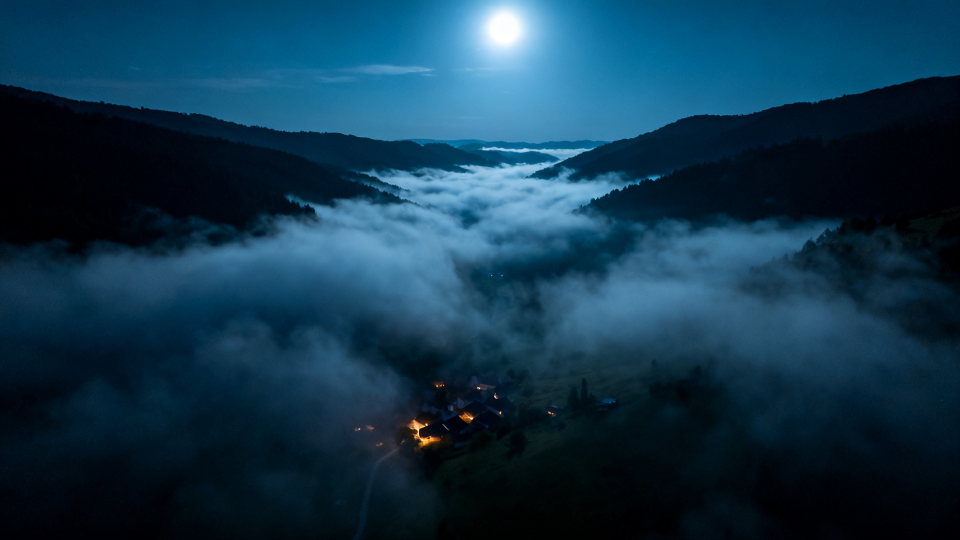
#> input picture village/frames_ai/001.jpg, 1920 x 1080 px (shown at 1/2 size)
$ python -i assemble.py   (imports and definitions only)
#> lines starting #> are read from the running program, lines starting #| are printed output that depends on the picture
#!/usr/bin/env python3
"""
«Село, якого немає на жодній карті» — збирання слайд-шоу з 119 кадрів.

Бере картинки frames/001.jpg … frames/119.jpg і файл озвучки, ставить кожен
кадр під своє речення й рендерить 1920×1080 / 30 fps відео з рухом камери
(наїзд, від'їзд, панорами, нахили, «ручна» камера в погоні), мерехтінням
світла (свічки, ліхтарі), плавними переходами, затемненням на початку
розділів, віньєткою й плівковим зерном, тихим ембієнтом під голосом.

Використання:
    python3 assemble.py                         # усе за замовчуванням
    python3 assemble.py --voice my_voice.mp3    # інший файл озвучки
    python3 assemble.py --timings out/timings.csv   # ручні таймінги
    python3 assemble.py --scale 0.5             # швидкий чорновий рендер
    python3 assemble.py --preview 12 95.5       # PNG-кадри на 12 с і 95.5 с

Якщо озвучки немає — тривалість кожного кадру оцінюється за довжиною
речення (2–5 с). Якщо картинки немає — малюється заглушка з номером і
текстом, тож відео можна зібрати й перевірити ще до генерації картинок.

Після кожного запуску пишеться out/timings.csv (номер, початок, кінець,
текст). Якщо автоматичне вирівнювання десь промахнулося, виправ час у
цьому файлі й запусти з --timings out/timings.csv.
"""
import argparse
import csv
import math
import os
import re
import shutil
import subprocess
import sys
from multiprocessing import Pool

import numpy as np
from PIL import Image, ImageDraw, ImageFont
from scipy.io import wavfile
from scipy.signal import butter, sosfilt

try:  # OpenCV у ~20 разів швидший за PIL для зсуву/масштабу кадру
    import cv2
except ImportError:
    cv2 = None

HERE = os.path.dirname(os.path.abspath(__file__))
FPS = 30
W, H = 1920, 1080
XFADE = 0.5          # звичайний перехід між кадрами, с
CHAPTER_DIP = 1.2    # перехід через чорне перед розділом, с
INTRO_FADE = 1.2
OUTRO_HOLD = 2.5     # останній кадр після голосу, с
OUTRO_FADE = 2.0
SR = 48000
VOWELS = set("аеєиіїоуюяАЕЄИІЇОУЮЯ")


# --------------------------------------------------------------------------
# Сценарій
# --------------------------------------------------------------------------
# [147 lines left out: functions load_shots, syllables, probe_duration, detect_silences, align_to_voice, estimate_without_voice and 2 more, not called in this run]


# --------------------------------------------------------------------------
# Рух камери й світло
# --------------------------------------------------------------------------
LIGHT_WORDS = ("candle", "lantern", "flame", "flashlight", "fire")
RUN_SHOTS = set(range(73, 84))


# [70 lines left out: functions plan_motion, camera, noise1, not called in this run]


# --------------------------------------------------------------------------
# Картинки
# --------------------------------------------------------------------------
PALETTE = {  # фон заглушок за розділами
    0: ((24, 34, 40), (70, 80, 72)), 1: ((40, 44, 38), (110, 104, 80)),
    2: ((46, 30, 16), (150, 98, 46)), 3: ((40, 26, 14), (140, 90, 40)),
    4: ((12, 20, 40), (60, 80, 120)), 5: ((14, 18, 34), (90, 70, 50)),
    6: ((20, 16, 30), (80, 70, 100)), 7: ((50, 44, 52), (170, 150, 140)),
}


def chapter_index(shots, i):
    return sum(1 for s in shots[: i + 1] if s["chapter"])


# [45 lines left out: functions font, placeholder, find_image, not called in this run]


# --------------------------------------------------------------------------
# Рендер
# --------------------------------------------------------------------------
G = {}  # стан воркера


# [9 lines left out: function worker_init, not called in this run]


def source(i):
    c = G["cache"]
    if i in c:
        return c[i]
    if len(c) > 6:
        c.pop(next(iter(c)))
    s = G["shots"][i]
    p = find_image(G["frames"], s["num"])
    img = Image.open(p).convert("RGB") if p else placeholder(s, chapter_index(G["shots"], i))
    # cover-кроп до 16:9 і запас роздільності під наїзд
    tw, th = int(G["ow"] * 1.2), int(G["oh"] * 1.2)
    sw, sh = img.size
    sc = max(tw / sw, th / sh)
    img = img.resize((max(tw, round(sw * sc)), max(th, round(sh * sc))), Image.LANCZOS)
    l, t = (img.width - tw) // 2, (img.height - th) // 2
    img = img.crop((l, t, l + tw, t + th))
    if cv2 is not None:
        img = np.ascontiguousarray(np.asarray(img))
    c[i] = img
    return img


# [232 lines left out: functions shot_frame, frame_at, render_chunk, ambient, main, not called in this run]


# [2 lines not run here, left out]

>>> import cv2
>>> picture = cv2.imread('frames_ai/001.jpg', cv2.IMREAD_GRAYSCALE)
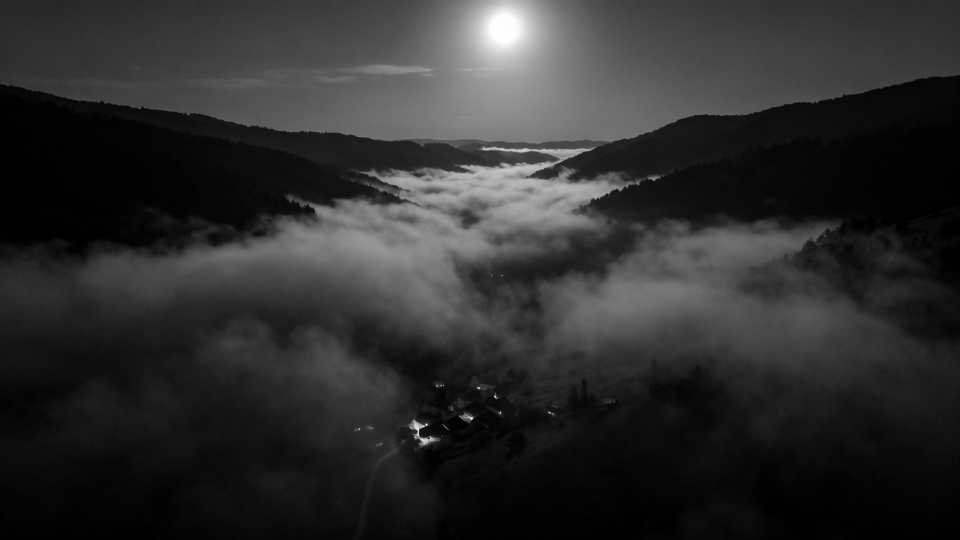
#> picture: shape (1080, 1920) (shown at 1/2 size); min 0, max 255, mean 45.4
#> (the run stopped early here; a loop or call above may not have finished)

$ run again, on village/frames_ai/008.jpg
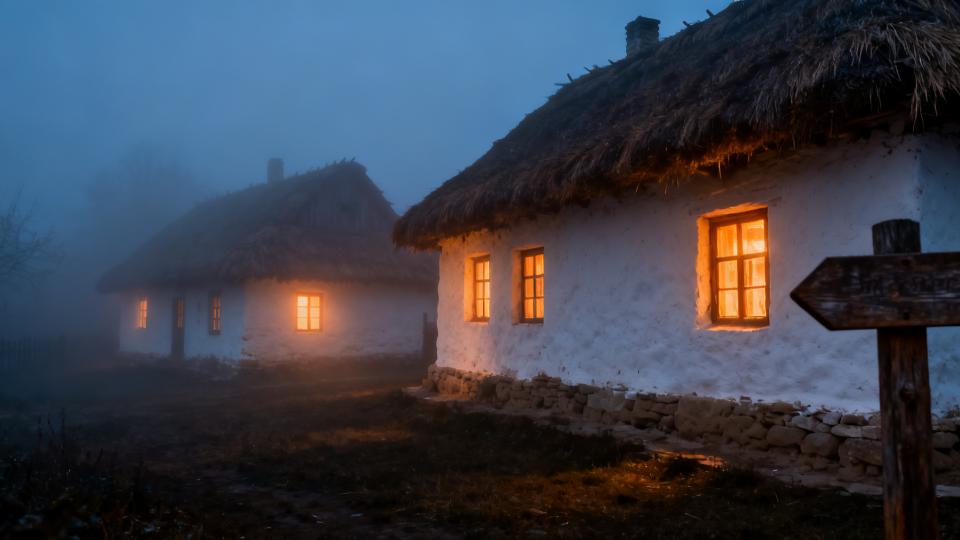
#> input picture village/frames_ai/008.jpg, 1920 x 1080 px (shown at 1/2 size)
#> `picture = cv2.imread('frames_ai/001.jpg', cv2.IMREAD_GRAYSCALE)`:
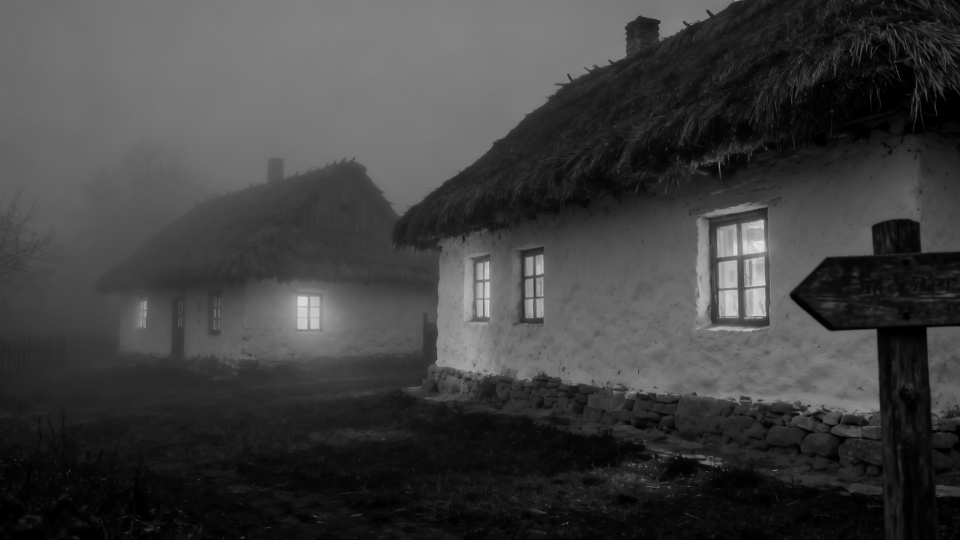
#> picture: shape (1080, 1920) (shown at 1/2 size); min 0, max 232, mean 63.4

$ run again, on village/frames_ai/012.jpg
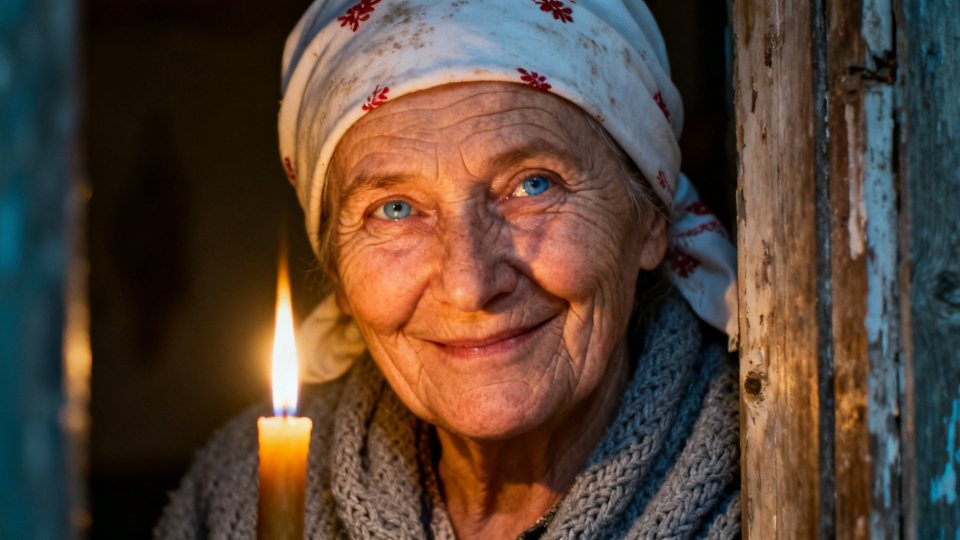
#> input picture village/frames_ai/012.jpg, 1920 x 1080 px (shown at 1/2 size)
#> `picture = cv2.imread('frames_ai/001.jpg', cv2.IMREAD_GRAYSCALE)`:
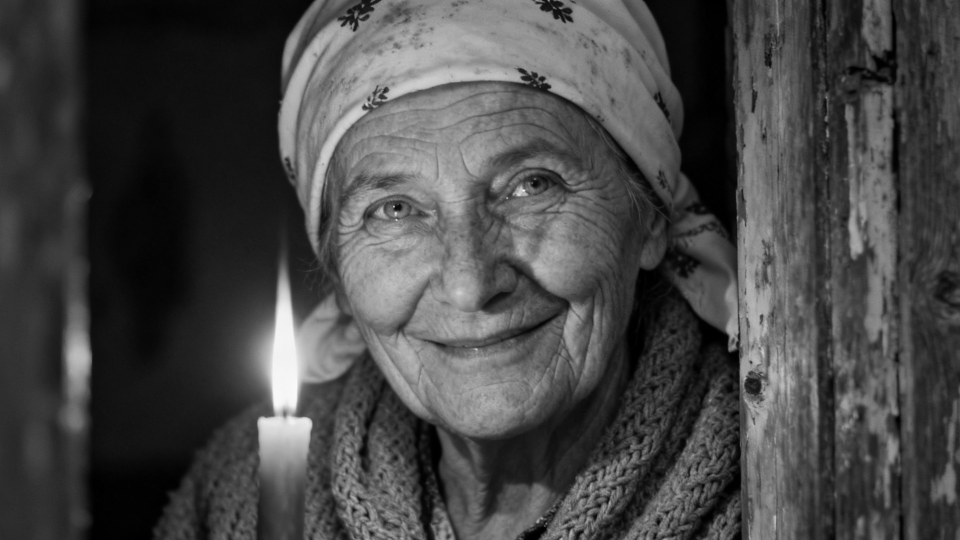
#> picture: shape (1080, 1920) (shown at 1/2 size); min 0, max 253, mean 71

$ run again, on village/frames_ai/013.jpg
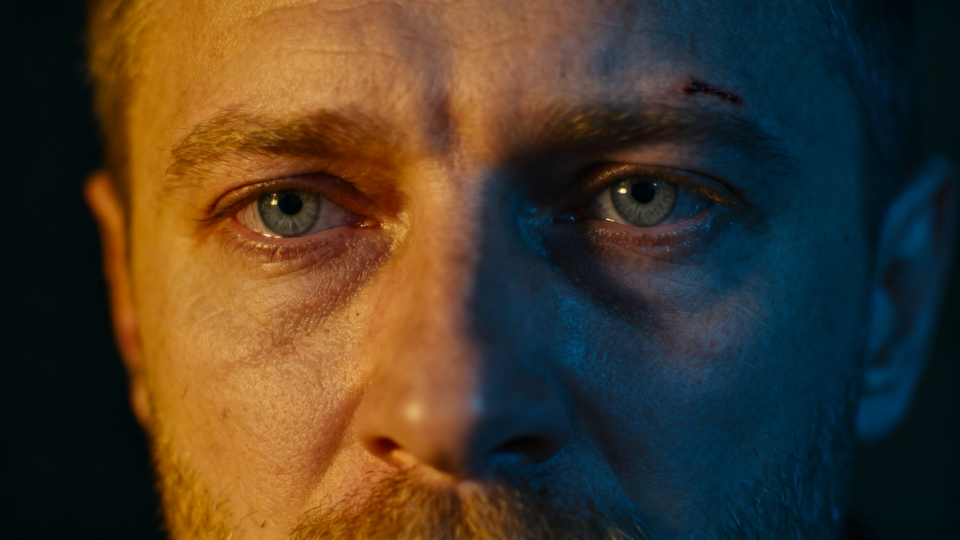
#> input picture village/frames_ai/013.jpg, 1920 x 1080 px (shown at 1/2 size)
#> `picture = cv2.imread('frames_ai/001.jpg', cv2.IMREAD_GRAYSCALE)`:
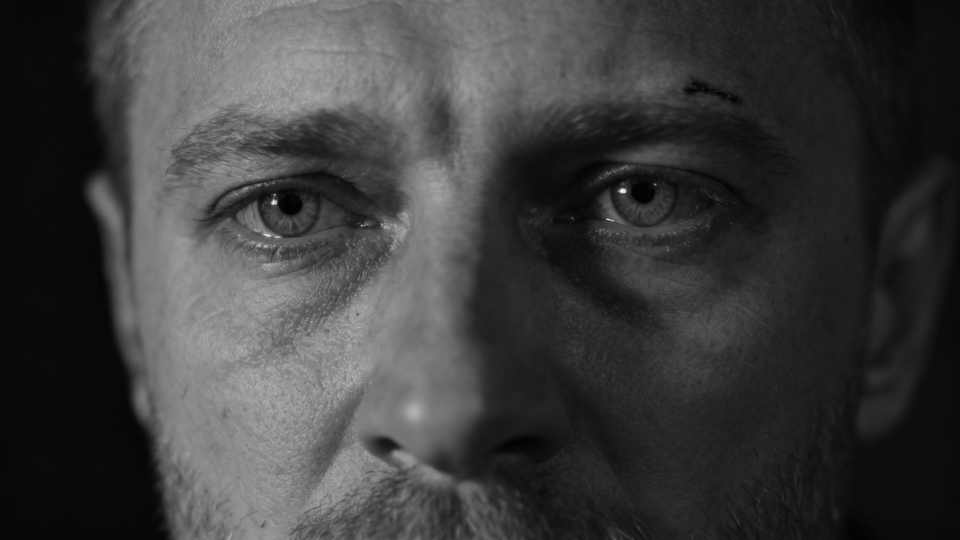
#> picture: shape (1080, 1920) (shown at 1/2 size); min 1, max 243, mean 60.9
